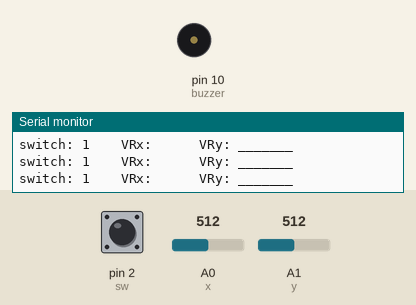
This sketch was run on a simulated Arduino Uno, built with avr-gcc and run on an emulated ATmega328P. On the bench: buzzer (waves = sounding), the last lines printed to the serial monitor. Inputs (shaded band) come from the test bench; at power-on: A1 (y) = 512, pin 2 (sw) HIGH, A0 (x) = 512.

Above: at 1.2 s.
1.3 s: A1 (y) set to 275
2.8 s: A1 (y) set to 248
At 3.5 s:
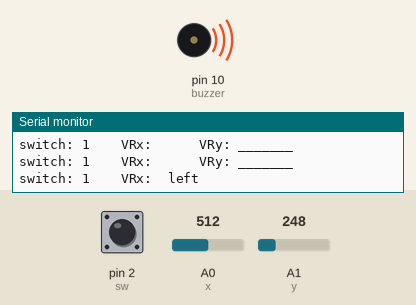
Timing chart, 0 to 12.8 s (numbered marks = the images above; inputs shaded):
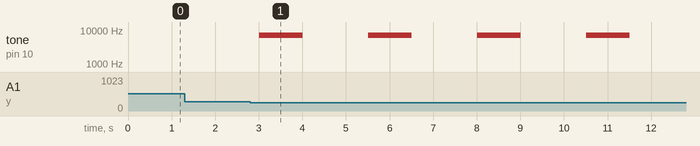

The sketch:

joystick_buzzer.ino
```cpp
const int sw = 2;
const int x =A0;
const int y =A1;
const int buzzer=10;
void setup() {
  pinMode(sw, INPUT_PULLUP);
  Serial.begin(9600);
  pinMode(x, INPUT);
 pinMode(y, INPUT);
 pinMode(buzzer,OUTPUT);

}

void loop() {
  // put your main code here, to run repeatedly:
  Serial.print("switch: ");
  Serial.print(digitalRead(sw));
  Serial.print("\t\t");
  Serial.print("VRx:  ");

  if (analogRead(y)>1000) {
    Serial.print("right");
    tone(buzzer,1000);
    delay(1000);
    noTone(buzzer);
    delay(1000);

  }
  else if (analogRead(y)<259&& 498<x<520) {
    Serial.print("left");
     tone(buzzer,7000);
    delay(1000);
    noTone(buzzer);
    delay(1000);

  }


  Serial.print("\t\t");
  Serial.print("VRy: ");

  if (analogRead(x)>800) {
    Serial.print("up");


  }
  else if (analogRead(x)<259) {
    Serial.print("down");
  }

  Serial.println("_______");

  delay(500);


}
```

Measured:
- the behaviour switches between 259 and 258 on A1 (y) (found by bisection; images 0 and 1)
- after the input at 2.8 s, tone on pin 10 (buzzer): alternates 7000 Hz for 1.0 s and silent for 1.5 s, starting after 0.21 s
